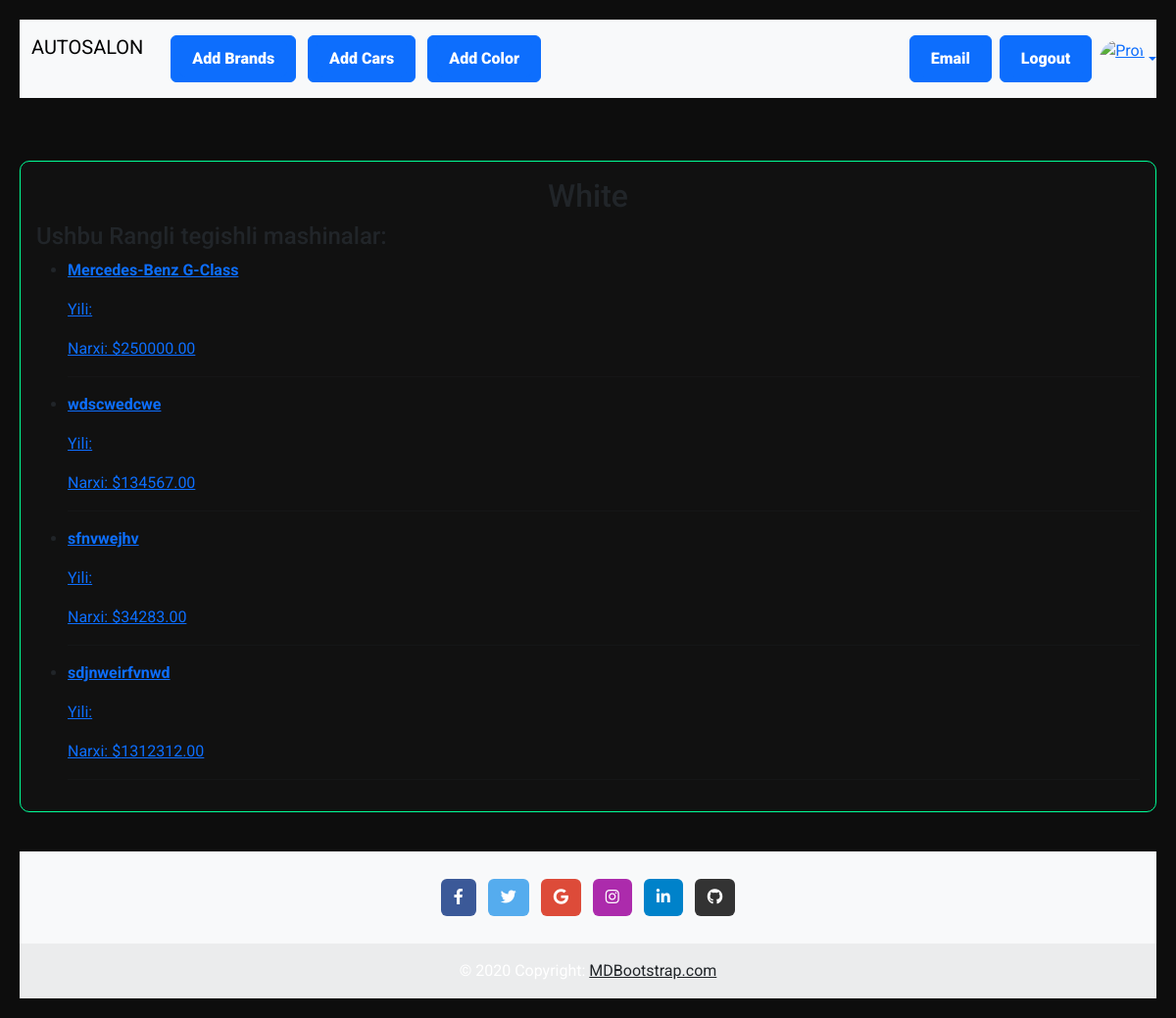
The page /color/1/ (signed in) on the database its author committed.
### main/models.py (models this page shows, shortened)
class Color(models.Model):
    color = models.CharField(max_length=100, verbose_name="Moshinaning rangi")

class Cars(models.Model):
    car_name = models.CharField(max_length=200, verbose_name="Model nomi ")
    brand = models.ForeignKey(Brands, on_delete=models.SET_NULL, null=True, verbose_name="Brand nomi")
    photo = models.ImageField(upload_to="new/photos/", null=True, blank=True, verbose_name="Moshinani rasmi")
    date = models.DateField(null=True, blank=True, verbose_name="Ishlab chirqarilgan vaqti")
    price = models.DecimalField(max_digits=10, decimal_places=2, verbose_name="Narxi")
    color = models.ForeignKey(Color, on_delete=models.SET_NULL, null=True)
    author = models.ForeignKey(User, on_delete=models.PROTECT)
    class  Meta:
        verbose_name_plural = "Moshinalar "
        verbose_name = "Moshina "

### main/views.py (the view)
# urls.py: path('color/<int:pk>/', ColorDetailView.as_view(), name='color_detail'),
class ColorDetailView(DetailView):
    model = Color
    template_name = "color_cars.html"
    context_object_name = "color"
    def get_context_data(self, **kwargs):
        context = super().get_context_data(**kwargs)
        context["cars"] = Cars.objects.filter(color=self.object)
        context["all_color"] = Color.objects.all()
        return context

### template/color_cars.html
{% extends 'base.html' %}
{% block comment %}
<main>
         <div class="container">
                <div class="card mt-4">
                    <div class="card-body">
                        <h2 class="card-title" align="center">{{color.color }}</h2>
                        <h4>Ushbu Rangli tegishli mashinalar:</h4>
                        <ul>
                        {% for car in cars %}
                            <li>
                                <a href="{% url 'car_detail' pk=car.id %}">
                                    <p><b>{{ car.car_name }}</b></p>
                                    <p>Yili: {{ car.model_year }}</p>
                                    <p>Narxi: ${{ car.price }}</p>
                                </a>
                                <hr>
                            </li>
                        {% endfor %}
                        </ul>
                    </div>
                </div>
            </div>
</main>
{% endblock comment %}

### template/components/_stayles.html (style rules this page uses)
body { background-color: #0d0d0d; color: #fff; font-family: 'Roboto', sans-serif; }
.container { max-width: 1200px; margin: auto; padding: 20px; }
.card { background-color: #111; border: 1px solid #00ff99; border-radius: 10px; overflow: hidden; transition: 0.3s; }

### rows shown on the page
Color: color "White"
Cars: car_name "Mercedes-Benz G-Class", price "250000.00"
Cars: car_name "wdscwedcwe", price "134567.00"
Cars: car_name "sfnvwejhv", price "34283.00"
Cars: car_name "sdjnweirfvnwd", price "1312312.00"
